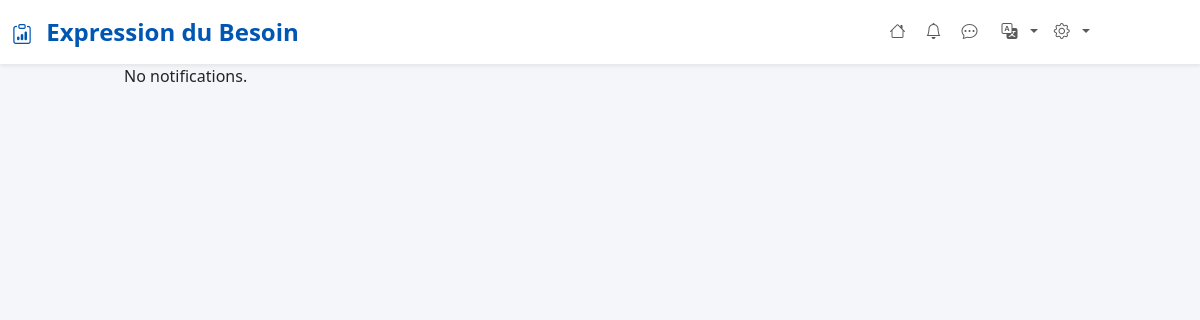
The page /pages/notifications.php (signed in) on the database as committed earlier.
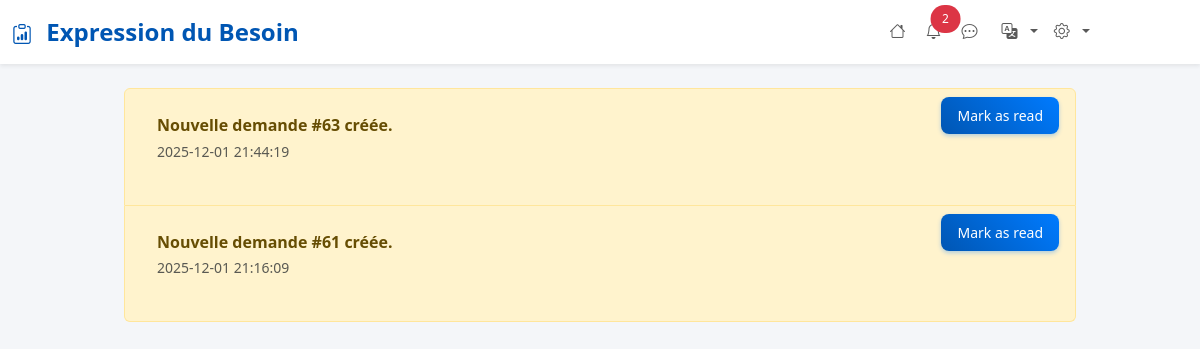
The same page on the database as committed later.
### tables this page shows
CREATE TABLE `notifications` (
  `id` int(11) NOT NULL,
  `service_id` int(11) NOT NULL,
  `is_just_for_admin` tinyint(1) NOT NULL DEFAULT 0,
  `seen` tinyint(1) NOT NULL DEFAULT 0,
  `demande_id` int(11) NOT NULL,
  `created_at` datetime NOT NULL DEFAULT current_timestamp(),
  `message` varchar(200) DEFAULT NULL,
  `validateur_id` int(11) DEFAULT NULL
);

### includes/functions.php (called while the page is built, shortened)
<?php
function getUnreadNotificationCount(int $serviceId,$isAdmin = 0): int {
    $pdo = getConnection();
    $stmt = $pdo->prepare("SELECT COUNT(*) FROM notifications WHERE service_id = :service_id AND seen = 0");
    $stmt->execute([':service_id' => $serviceId]);
    return (int) $stmt->fetchColumn();
}
?>

### pages/notifications.php (the view, shortened to what the changed rows need)
<?php
include '../includes/header.php';
$service_id = $_SESSION['user_service'];
$pdo = getConnection();
$isAdmin = isset($_SESSION['user_role']) && $_SESSION['user_role'] === 'Administrateur' ? 1 : 0;
$serviceFilter = $isAdmin === 1 ? "" : " AND service_id = :uid";
$stmt = $pdo->prepare("
    SELECT demande_id, created_at, d.*, n.id as notification_id, seen, message, n.validateur_id
    FROM notifications n
    JOIN demandes d ON n.demande_id = d.id
    WHERE is_just_for_admin = :is_admin {$serviceFilter}
    ORDER BY created_at DESC
");
$params = ['is_admin' => $isAdmin];
if (!$isAdmin) {
    $params['uid'] = $service_id;
}
$stmt->execute($params);
$notifications = $stmt->fetchAll(PDO::FETCH_ASSOC);
?>
<?php if (count($notifications) === 0): ?>
<p>No notifications.</p>
<?php else: ?>
<ul class="list-group mt-4">
    <?php foreach ($notifications as $n): ?>
    <li class="list-group-item d-flex justify-content-between align-items-start
                <?php if ($n['seen'] == 0) echo 'list-group-item-warning'; ?>">
        <div class="mb-3 p-3">
            <strong><?php echo htmlspecialchars($n['message'] ?? $n['description']); ?></strong><br>
            <small class="text-muted"><?php echo htmlspecialchars($n['created_at']); ?></small><br>
        </div>
        <div>
            <?php if ($n['seen'] == 0): ?>
            <a href="notifications.php?mark_read=<?php echo $n['notification_id']; ?>"
                class="btn btn-sm btn-primary">Mark as read</a>
            <?php else: ?>
            <span class="badge bg-secondary">Read</span>
            <?php endif; ?>
        </div>
    </li>
    <?php endforeach; ?>
</ul>
<?php endif; ?>
</div>
</body>
</html>

### includes/header.php (shortened to what the changed rows need)
<?php
require_once __DIR__ . '/functions.php';
$unreadCount = getUnreadNotificationCount($_SESSION['user_service'] ?? 0,
    isset($_SESSION['user_role']) && $_SESSION['user_role'] === 'Administrateur' ? 1 : 0
);
?>
<!DOCTYPE html>
<html lang="fr">
<head>
    <link href="https://cdn.jsdelivr.net/npm/bootstrap@5.3.2/dist/css/bootstrap.min.css" rel="stylesheet">
    <link href="https://cdn.jsdelivr.net/npm/bootstrap-icons@1.11.2/font/bootstrap-icons.css" rel="stylesheet">
    <link rel="stylesheet" href="assets/css/style.css">
    <link rel="stylesheet" href="https://cdnjs.cloudflare.com/ajax/libs/font-awesome/7.0.1/css/all.min.css"
 />
</head>
<body>
    <nav class="navbar navbar-expand-lg navbar-light bg-white shadow-sm">
        <div class="container-fluid">
            <div class="collapse navbar-collapse" id="navbarNav">
                <ul class="navbar-nav ms-auto">
                    <?php if($_SESSION['user_role'] != 'Demandeur'): ?>
                    <li class="nav-item position-relative">
                        <a class="nav-link" href="/besoins/pages/notifications.php">
                            <i class="bi bi-bell me-1"></i>
                            <?php if (!empty($unreadCount) && $unreadCount > 0): ?>
                            <span
                                class="position-absolute -top-2 start-1 translate-middle badge rounded-pill bg-danger">
                                <?= $unreadCount ?>
                            </span>
                            <?php endif; ?>
                        </a>
                    </li>
                    <?php endif; ?>
                </ul>
            </div>
        </div>
    </nav>
    <div class="container-fluid">
        <div class="row">
            <main class="col-md-9 ms-sm-auto mx-auto col-lg-10 px-md-4">

Rows that differ between the two databases and show on the page:
added notifications: message "Nouvelle demande #63 créée.", created_at "2025-12-01 21:44:19"
added notifications: message "Nouvelle demande #61 créée.", created_at "2025-12-01 21:16:09"
Other text that changed with them:
$unreadCount: (not shown) → "2"
text no longer shown: "No notifications."
